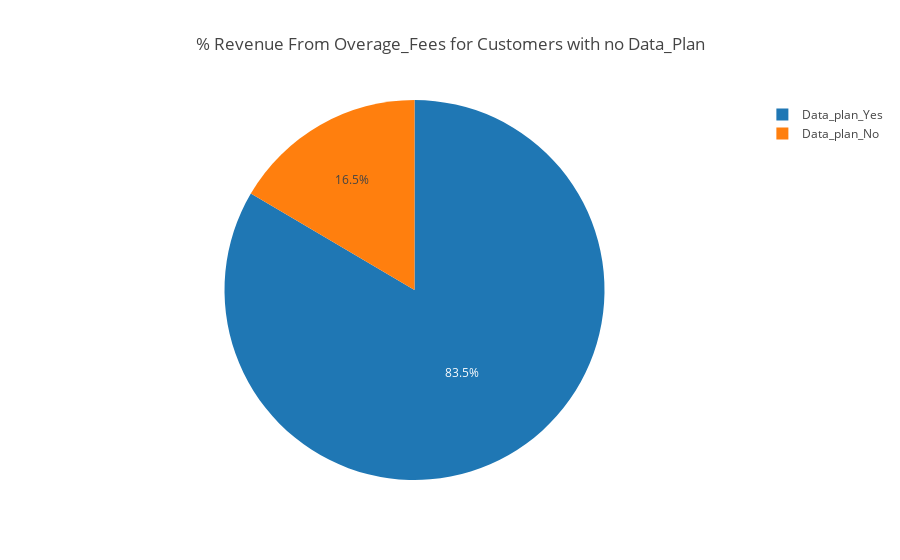

Notebook code for this chart:
### Markdown cell above
## visualization_1

### Code cell
d11=data.loc[data['Data_Plan']=='Yes'].OverageFee.sum()
d12=data.loc[data['Data_Plan']=='No'].OverageFee.sum()
values=[d11,d12]
labels = ['Data_plan_Yes', 'Data_plan_No',]

fig = px.pie(values=values, names=labels,title="% Revenue From Overage_Fees for Customers with no Data_Plan")

fig.show()

### Figure 1 — Plotly figure (JSON) as saved in the notebook; plotly's stock layout.template omitted (floating-point values rounded to 4 significant figures)
{"data": [{"domain": {"x": [0, 1], "y": [0, 1]}, "hovertemplate": "label=%{label}<br>value=%{value}<extra></extra>", "labels": ["Data_plan_Yes", "Data_plan_No"], "legendgroup": "", "name": "", "showlegend": true, "type": "pie", "values": [1126.0, 222.8]}], "layout": {"legend": {"tracegroupgap": 0}, "title": {"text": "% Revenue From Overage_Fees for Customers with no Data_Plan"}}}
